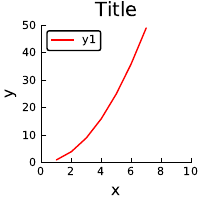

Write Julia code to recreate this figure.

# using Plots instead of PyPlot 

using Plots
pyplot()

# Read data

push!(LOAD_PATH,"./")
using Data
ndata, x, y = read_data("teste.dat", cols=[1,2], comment="#")

plot(x,y,lw=1,color="red")

#annotate!([(5,20,text("look here",14,:red,:left))])

plot!(size=(200,200),xlim=(0,10),ylim=(0,50))
plot!(grid=false)

plot!(xlabel="x",ylabel="y")
plot!(title="Title")

#plot!(legend=false)

savefig("plot2.pdf")

